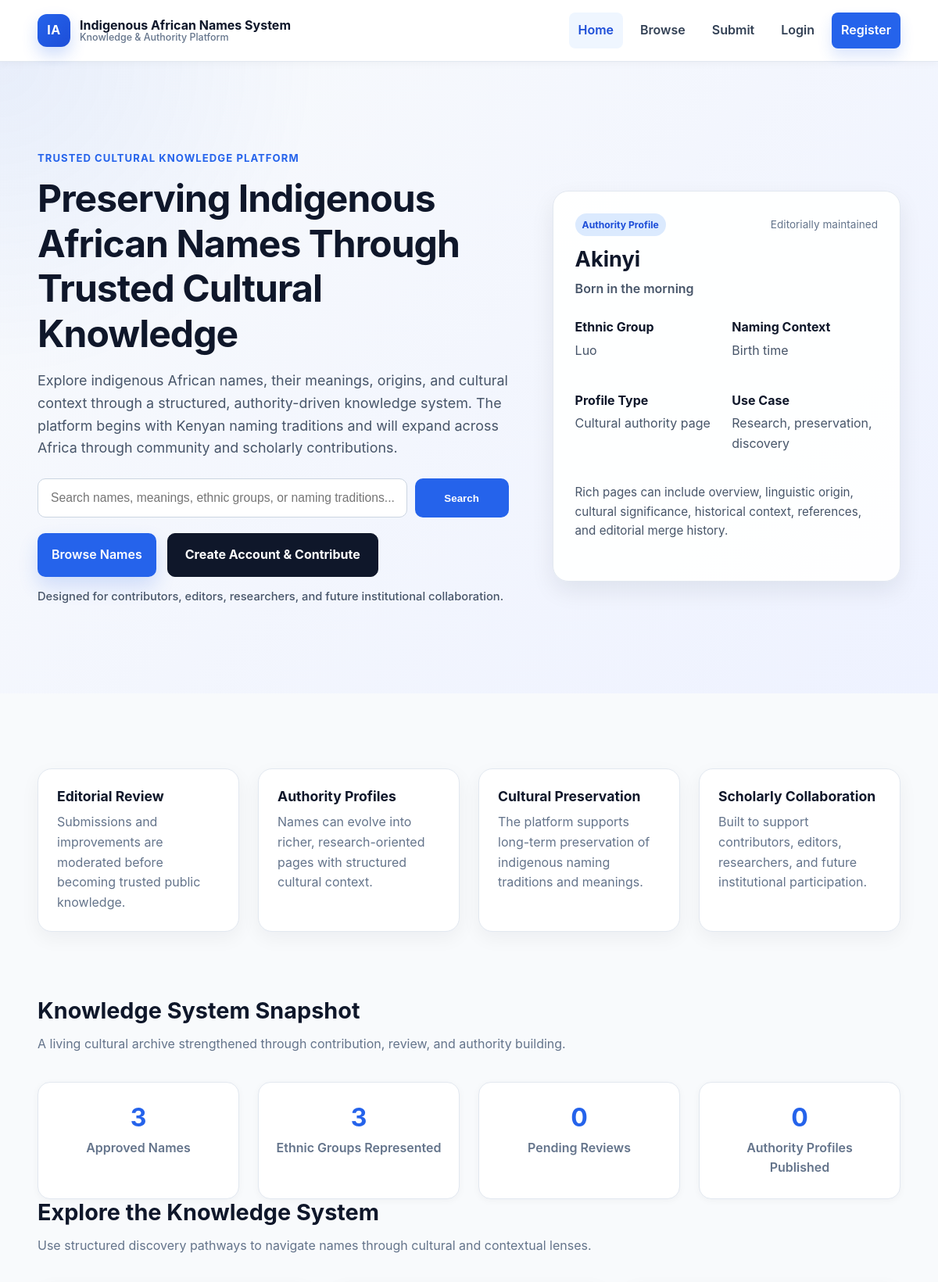
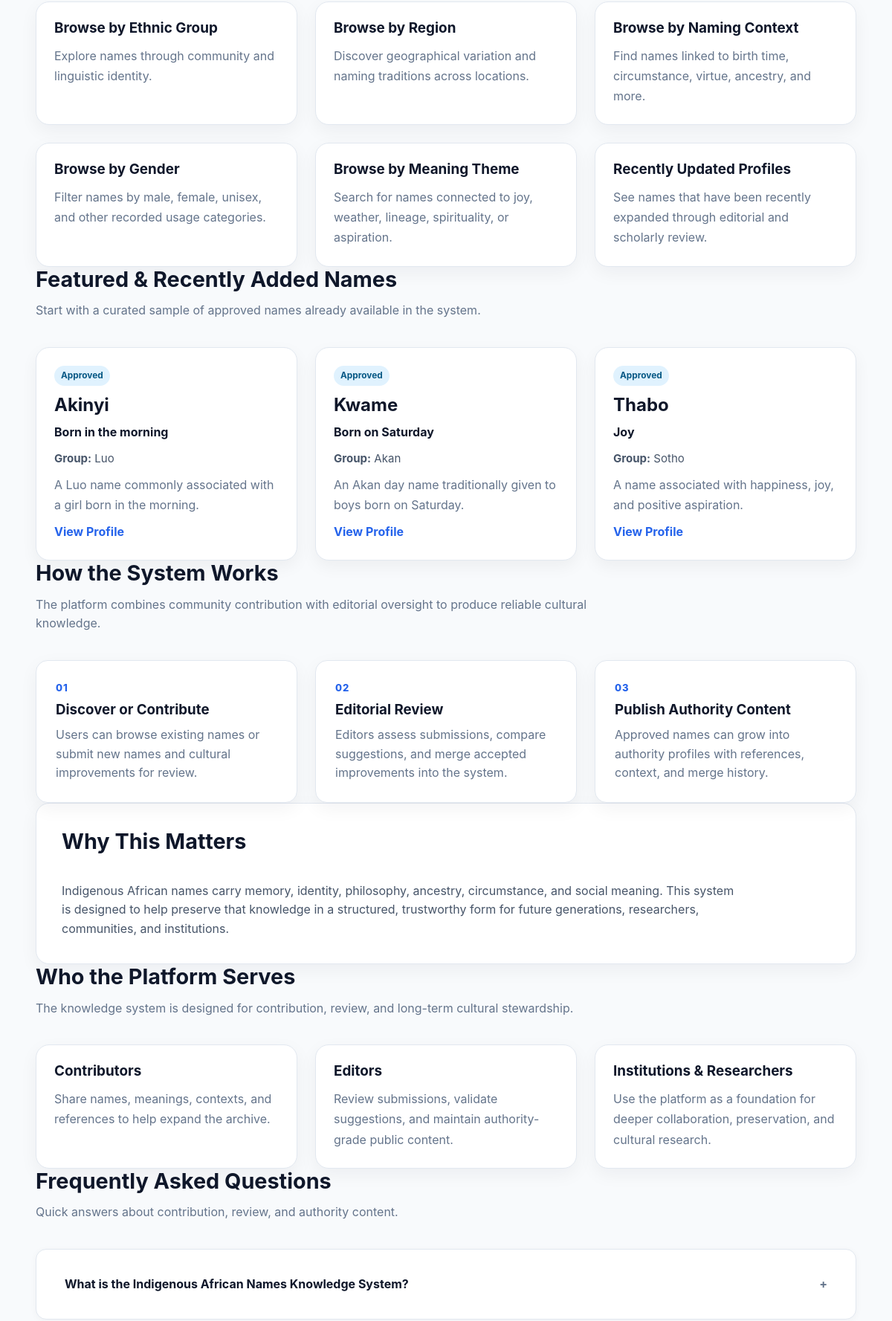
The page / (upper part) on the database its author committed (2 pictures, top to bottom).
### tables this page shows
CREATE TABLE IF NOT EXISTS name_entries (
    id INT AUTO_INCREMENT PRIMARY KEY,
    name VARCHAR(150) NOT NULL,
    meaning TEXT NOT NULL,
    ethnic_group VARCHAR(150) NOT NULL,
    region VARCHAR(150) DEFAULT NULL,
    gender ENUM('male', 'female', 'unisex', 'other') DEFAULT 'unisex',
    naming_context VARCHAR(255) DEFAULT NULL,
    cultural_explanation TEXT,
    sources TEXT,
    status ENUM('pending', 'approved', 'rejected') NOT NULL DEFAULT 'pending',
    created_by INT DEFAULT NULL,
    created_at TIMESTAMP DEFAULT CURRENT_TIMESTAMP,
    updated_at TIMESTAMP DEFAULT CURRENT_TIMESTAMP ON UPDATE CURRENT_TIMESTAMP,
    CONSTRAINT fk_name_entries_user
        FOREIGN KEY (created_by) REFERENCES users(id)
        ON DELETE SET NULL
);

### includes/auth.php (called while the page is built, shortened)
<?php
function isLoggedIn(): bool
{
    return isset($_SESSION['user']) && is_array($_SESSION['user']);
}

### public/index.php (the view, shortened to what this page needs)
<?php
require_once __DIR__ . '/../includes/db.php';
require_once __DIR__ . '/../includes/auth.php';
$featuredStmt = $pdo->prepare("
    SELECT id, name, meaning, ethnic_group, cultural_explanation
    FROM name_entries
    WHERE status = 'approved'
    ORDER BY created_at DESC
    LIMIT 6
");
$featuredStmt->execute();
$featuredNames = $featuredStmt->fetchAll();
$statsStmt = $pdo->query("
    SELECT
        COUNT(*) AS approved_names,
        COUNT(DISTINCT ethnic_group) AS ethnic_groups
    FROM name_entries
    WHERE status = 'approved'
");
$stats = $statsStmt->fetch();
$profileStatsStmt = $pdo->query("
    SELECT COUNT(*) AS authority_profiles
    FROM name_profiles
");
$profileStats = $profileStatsStmt->fetch();
$pendingStatsStmt = $pdo->query("
    SELECT COUNT(*) AS pending_reviews
    FROM name_entries
    WHERE status = 'pending'
");
$pendingStats = $pendingStatsStmt->fetch();
$approvedNamesCount = (int)($stats['approved_names'] ?? 0);
$ethnicGroupsCount = (int)($stats['ethnic_groups'] ?? 0);
$authorityProfilesCount = (int)($profileStats['authority_profiles'] ?? 0);
$pendingReviewsCount = (int)($pendingStats['pending_reviews'] ?? 0);
require_once __DIR__ . '/../includes/header.php';
?>
<main>
    <section class="hero hero-enhanced">
        <div class="container hero-grid">
            <div class="hero-copy">
                <span class="eyebrow">Trusted Cultural Knowledge Platform</span>
                <h1>Preserving Indigenous African Names Through Trusted Cultural Knowledge</h1>
                <p class="hero-lead">
                    Explore indigenous African names, their meanings, origins, and cultural context through a structured,
                    authority-driven knowledge system. The platform begins with Kenyan naming traditions and will expand
                    across Africa through community and scholarly contributions.
                </p>
                <form class="search-bar hero-search" action="browse.php" method="get">
                    <input
                        type="text"
                        name="q"
                        placeholder="Search names, meanings, ethnic groups, or naming traditions..."
                    >
                    <button type="submit">Search</button>
                </form>
                <div class="hero-actions">
                    <a class="btn-primary" href="browse.php">Browse Names</a>
                    <a class="btn-secondary btn-contrast" href="<?= isLoggedIn() ? 'submit.php' : 'register.php' ?>">
                        <?= isLoggedIn() ? 'Contribute a Name' : 'Create Account & Contribute' ?>
                    </a>
                </div>
                <p class="hero-trust">
                    Designed for contributors, editors, researchers, and future institutional collaboration.
                </p>
            </div>
            <div class="hero-panel">
                <div class="hero-preview-card">
                    <div class="hero-preview-top">
                        <span class="preview-badge">Authority Profile</span>
                        <span class="preview-meta">Editorially maintained</span>
                    </div>
                    <h3>Akinyi</h3>
                    <p class="preview-meaning">Born in the morning</p>
                    <div class="preview-grid">
                        <div>
                            <strong>Ethnic Group</strong>
                            <p>Luo</p>
                        </div>
                        <div>
                            <strong>Naming Context</strong>
                            <p>Birth time</p>
                        </div>
                        <div>
                            <strong>Profile Type</strong>
                            <p>Cultural authority page</p>
                        </div>
                        <div>
                            <strong>Use Case</strong>
                            <p>Research, preservation, discovery</p>
                        </div>
                    </div>
                    <p class="preview-note">
                        Rich pages can include overview, linguistic origin, cultural significance,
                        historical context, references, and editorial merge history.
                    </p>
                </div>
            </div>
        </div>
    </section>
    <section class="trust-strip">
        <div class="container trust-grid">
            <div class="trust-item">
                <h3>Editorial Review</h3>
                <p>Submissions and improvements are moderated before becoming trusted public knowledge.</p>
            </div>
            <div class="trust-item">
                <h3>Authority Profiles</h3>
                <p>Names can evolve into richer, research-oriented pages with structured cultural context.</p>
            </div>
            <div class="trust-item">
                <h3>Cultural Preservation</h3>
                <p>The platform supports long-term preservation of indigenous naming traditions and meanings.</p>
            </div>
            <div class="trust-item">
                <h3>Scholarly Collaboration</h3>
                <p>Built to support contributors, editors, researchers, and future institutional participation.</p>
            </div>
        </div>
    </section>
    <section class="stats-section container">
        <div class="section-heading">
            <h2>Knowledge System Snapshot</h2>
            <p>A living cultural archive strengthened through contribution, review, and authority building.</p>
        </div>
        <div class="stats-grid">
            <div class="stat-card">
                <h3><?= $approvedNamesCount ?></h3>
                <p>Approved Names</p>
            </div>
            <div class="stat-card">
                <h3><?= $ethnicGroupsCount ?></h3>
                <p>Ethnic Groups Represented</p>
            </div>
            <div class="stat-card">
                <h3><?= $pendingReviewsCount ?></h3>
                <p>Pending Reviews</p>
            </div>
            <div class="stat-card">
                <h3><?= $authorityProfilesCount ?></h3>
                <p>Authority Profiles Published</p>
            </div>
        </div>
    </section>
    <section class="browse-pathways container">
        <div class="section-heading">
            <h2>Explore the Knowledge System</h2>
            <p>Use structured discovery pathways to navigate names through cultural and contextual lenses.</p>
        </div>
        <div class="pathway-grid">
            <a class="pathway-card" href="browse.php">
                <h3>Browse by Ethnic Group</h3>
                <p>Explore names through community and linguistic identity.</p>
            </a>
            <a class="pathway-card" href="browse.php">
                <h3>Browse by Region</h3>
                <p>Discover geographical variation and naming traditions across locations.</p>
            </a>
            <a class="pathway-card" href="browse.php">
                <h3>Browse by Naming Context</h3>
                <p>Find names linked to birth time, circumstance, virtue, ancestry, and more.</p>
            </a>
            <a class="pathway-card" href="browse.php">
                <h3>Browse by Gender</h3>
                <p>Filter names by male, female, unisex, and other recorded usage categories.</p>
            </a>
            <a class="pathway-card" href="browse.php">
                <h3>Browse by Meaning Theme</h3>
                <p>Search for names connected to joy, weather, lineage, spirituality, or aspiration.</p>
            </a>
            <a class="pathway-card" href="browse.php">
                <h3>Recently Updated Profiles</h3>
                <p>See names that have been recently expanded through editorial and scholarly review.</p>
            </a>
        </div>
    </section>
    <section class="featured-section container">
        <div class="section-heading">
            <h2>Featured & Recently Added Names</h2>
            <p>Start with a curated sample of approved names already available in the system.</p>
        </div>
        <?php if (!empty($featuredNames)): ?>
            <div class="featured-grid">
                <?php foreach ($featuredNames as $entry): ?>
                    <article class="featured-card">
                        <div class="featured-card-top">
                            <span class="featured-badge">Approved</span>
                        </div>
                        <h3><?= htmlspecialchars($entry['name']) ?></h3>
                        <p class="featured-meaning"><?= htmlspecialchars($entry['meaning']) ?></p>
                        <div class="featured-meta">
                            <span><strong>Group:</strong> <?= htmlspecialchars($entry['ethnic_group']) ?></span>
                        </div>
                        <p class="featured-summary">
                            <?= htmlspecialchars(
                                mb_strimwidth(
                                    trim((string)($entry['cultural_explanation'] ?? 'Cultural context available on the profile page.')),
                                    0,
                                    120,
                                    '...'
                                )
                            ) ?>
                        </p>
                        <a class="featured-link" href="name.php?id=<?= (int)$entry['id'] ?>">View Profile</a>
                    </article>
                <?php endforeach; ?>
            </div>
        <?php else: ?>
            <div class="detail-card">
                <p>No approved names are available yet.</p>
            </div>
        <?php endif; ?>
    </section>
    <section class="how-it-works container">
        <div class="section-heading">
            <h2>How the System Works</h2>
            <p>The platform combines community contribution with editorial oversight to produce reliable cultural knowledge.</p>
        </div>
        <div class="steps-grid">
            <div class="step-card">
                <span class="step-number">01</span>
                <h3>Discover or Contribute</h3>
                <p>Users can browse existing names or submit new names and cultural improvements for review.</p>
            </div>
            <div class="step-card">
                <span class="step-number">02</span>
                <h3>Editorial Review</h3>
                <p>Editors assess submissions, compare suggestions, and merge accepted improvements into the system.</p>
            </div>
            <div class="step-card">
                <span class="step-number">03</span>
                <h3>Publish Authority Content</h3>
                <p>Approved names can grow into authority profiles with references, context, and merge history.</p>
            </div>
        </div>
    </section>
    <section class="mission-section container">
        <div class="mission-card">
            <div class="section-heading">
                <h2>Why This Matters</h2>
            </div>
            <p>
                Indigenous African names carry memory, identity, philosophy, ancestry, circumstance, and social meaning.
                This system is designed to help preserve that knowledge in a structured, trustworthy form for future generations,
                researchers, communities, and institutions.
            </p>
        </div>
    </section>
    <section class="contribution-pathways container">
        <div class="section-heading">
            <h2>Who the Platform Serves</h2>
            <p>The knowledge system is designed for contribution, review, and long-term cultural stewardship.</p>
        </div>
        <div class="pathway-grid">
            <div class="pathway-card">
                <h3>Contributors</h3>
                <p>Share names, meanings, contexts, and references to help expand the archive.</p>
            </div>
            <div class="pathway-card">
                <h3>Editors</h3>
                <p>Review submissions, validate suggestions, and maintain authority-grade public content.</p>
            </div>
            <div class="pathway-card">
                <h3>Institutions & Researchers</h3>
                <p>Use the platform as a foundation for deeper collaboration, preservation, and cultural research.</p>
            </div>
        </div>
    </section>
    <section id="faq" class="faq-section container">
        <div class="section-heading">
            <h2>Frequently Asked Questions</h2>
            <p>Quick answers about contribution, review, and authority content.</p>
        </div>
        <div class="faq-list">
            <details class="faq-item">
                <summary>What is the Indigenous African Names Knowledge System?</summary>
            </details>
        </div>
    </section>
</main>
<?php require_once __DIR__ . '/../includes/footer.php'; ?>

### rows shown on the page
name_entries: name "Akinyi", meaning "Born in the morning", ethnic_group "Luo", cultural_explanation "A Luo name commonly associated with a girl born in the morning."
name_entries: name "Kwame", meaning "Born on Saturday", ethnic_group "Akan", cultural_explanation "An Akan day name traditionally given to boys born on Saturday."
name_entries: name "Thabo", meaning "Joy", ethnic_group "Sotho", cultural_explanation "A name associated with happiness, joy, and positive aspiration."

### other values the page prints
$approvedNamesCount "3"
$ethnicGroupsCount "3"
$pendingReviewsCount "0"
$authorityProfilesCount "0"
